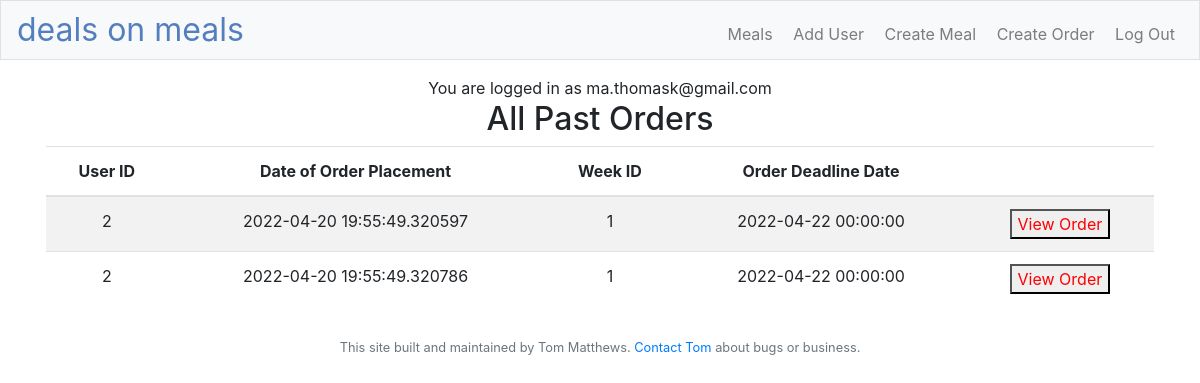
The app's page /history (signed in) with its own data.
### models.py (models this page shows, shortened)
class User(db.Model):
    id = db.Column(db.Integer, primary_key=True)
    name = db.Column(db.String(), unique=False, nullable=False)
    email = db.Column(db.String(), unique=True, nullable=False)
    hashPw = db.Column(db.String(), nullable=False)
    orders = db.relationship('Order', backref='user', lazy=True)
    pwResetExp = db.Column(db.DateTime(), nullable=True)
    pwResetHash = db.Column(db.String(), nullable=True)
    approved = db.Column(db.Boolean(), nullable=False, default=False)

class Order(db.Model):
    __tablename__ = "order"
    id = db.Column(db.Integer, primary_key=True)
    date = db.Column(db.DateTime(), nullable=False, default=datetime.datetime.utcnow)
    userId = db.Column(db.Integer, db.ForeignKey('user.id'), nullable=False)
    weekId = db.Column(db.Integer, db.ForeignKey('week.id'), nullable=False)
    entries = db.relationship('Meal', secondary=meal_order, backref='orders')
    def __repr__(self):
        user = User.query.filter(User.id==self.userId).first()
        return 'Order ID: %r,  userID: %s, DateTime: %s' % (self.id, user.email, self.date)

class Week(db.Model):
    id = db.Column(db.Integer, primary_key=True)
    orders = db.relationship('Order', backref='week', lazy=True)
    deadlineDate = db.Column(db.DateTime(), nullable=False)
    deliveryDate = db.Column(db.DateTime(), nullable=False)

### app.py (the view)
@app.route("/history", methods=["GET", "POST"])
@login_required
def history():
    myUser = User.query.filter(User.id == session["user_id"]).first()
    userId = myUser.id
    email = myUser.email
    weeks = Week.query.all()
    orders = Order.query.filter(Order.userId == userId).all()
    print(orders)
    return render_template('orderHistory.html', orders=orders, weeks=weeks, email=email, isAdmin=isAdmin())

### adminFunctions.py (called while the page is built)
def isAdmin():
    if ('user_id' not in session):
        return False
    currentUser = User.query.filter(User.id == session["user_id"]).first()
    if currentUser.email in ADMIN_EMAILS:
        return True
    return False

### app.py (called while the page is built)
@app.after_request
def after_request(response):
    response.headers["Cache-Control"] = "no-cache, no-store, must-revalidate"
    response.headers["Expires"] = 0
    response.headers["Pragma"] = "no-cache"
    return response

### helpers.py (called while the page is built)
def login_required(f):
    @wraps(f)
    def decorated_function(*args, **kwargs):
        if session.get("user_id") is None:
            return redirect("/login")
        return f(*args, **kwargs)
    return decorated_function

### templates/orderHistory.html (shortened to what this page needs)
{% extends "layout.html" %}
{% block main %}
<h2>All Past Orders</h2>
<div class="container">
    <div class="row text-wrap">
        <div class="table-responsive">
            <table class="table table-striped">
                <thead>
                    <tr>
                        <th>User ID</th>
                        <th>Date of Order Placement</th>
                        <th>Week ID</th>
                        <th>Order Deadline Date</th>
                        <th> </th>
                    </tr>
                </thead>
                <tbody>
                    {%for order in orders %}
                    <tr>
                        <td>{{ order.userId }}</td>
                        <td>{{ order.date  }}</td>
                        <td>{{ order.weekId  }}</td>
                        <td>
                            {% for week in weeks %}
                                {% if order.weekId == week.id %}
                                {{ week.deadlineDate }}
                                {% endif %}
                            {% endfor %}
                        </td>
                        <td style="color:red">
                            <form action="/viewOrder" method="post" style="color:red">
                                <button name="id" value="{{order.id}}" style="color:red">
                                    View Order
                                </button>
                            </form>
                        </td>
                    </tr>
                    {% endfor %}
                </tbody>
            </table>
        </div>
    </div>
</div>
{% endblock %}

### templates/layout.html (shortened to what this page needs)
<!DOCTYPE html>
<html lang="en">
    <head>
        <link rel="stylesheet" href="https://cdn.jsdelivr.net/npm/bootstrap@4.5.3/dist/css/bootstrap.min.css">
        <link href="/static/styles.css" rel="stylesheet">
        <link rel="stylesheet" href="https://cdn.jsdelivr.net/npm/bootstrap-icons@1.8.1/font/bootstrap-icons.css">
    </head>
    <body>
            <nav class="navbar navbar-expand-md navbar-light bg-light border py-0">
                <a class="navbar-brand" href="/"><span class="blue">deals on meals</span></a>
                <div class="collapse navbar-collapse ml-auto" id="navbar">
                    <ul class="navbar-nav text-right ml-auto mt-2">
                        {% if isAdmin %}
                        <li class="nav-item"><a class="nav-link" href="/mealsEdit">&nbsp;Meals</a></li>
                        <li class="nav-item"><a class="nav-link" href="/addUser">&nbsp;Add User</a></li>
                        <li class="nav-item"><a class="nav-link" href="/createMeal">&nbsp;Create Meal</a></li>
                        {% endif %}
                        {% if session.user_id %}
                        <li class="nav-item"><a class="nav-link" href="/createOrder">&nbsp;Create Order</a></li>
                        <li class="nav-item"><a class="nav-link" href="/logout">&nbsp;Log Out</a></li>
                        {% endif %}
                    </ul>
                </div>
            </nav>
        <main class="container p-3">
            <div class="center">
                {% if email %}
                <span class="center">You are logged in as {{ email }}</span>
                {% else %}
                <span class="center">You are not logged in</span>
                {% endif %}
            </div>
            {% block main %}{% endblock %}
        </main>
        <footer class="small text-center text-muted">
            This site built and maintained by Tom Matthews. <a href="mailto:ma.thomask@gmail.com">Contact Tom</a> about bugs or business.
        </footer>
    </body>
</html>

### static/styles.css (style rules this page uses)
nav .navbar-brand { font-size: xx-large; }
nav .navbar-brand .blue { color: #537fbe; }
main { overflow-x: auto; text-align: center; }
th { position: sticky; top: 0; }

### records on screen
User: email "ma.thomask@gmail.com"
Order: userId "2", date "2022-04-20 19:55:49.320597", weekId "1"
Week: deadlineDate "2022-04-22 00:00:00"
Order: userId "2", date "2022-04-20 19:55:49.320786", weekId "1", {{ order.id }} 4 (drawn)
